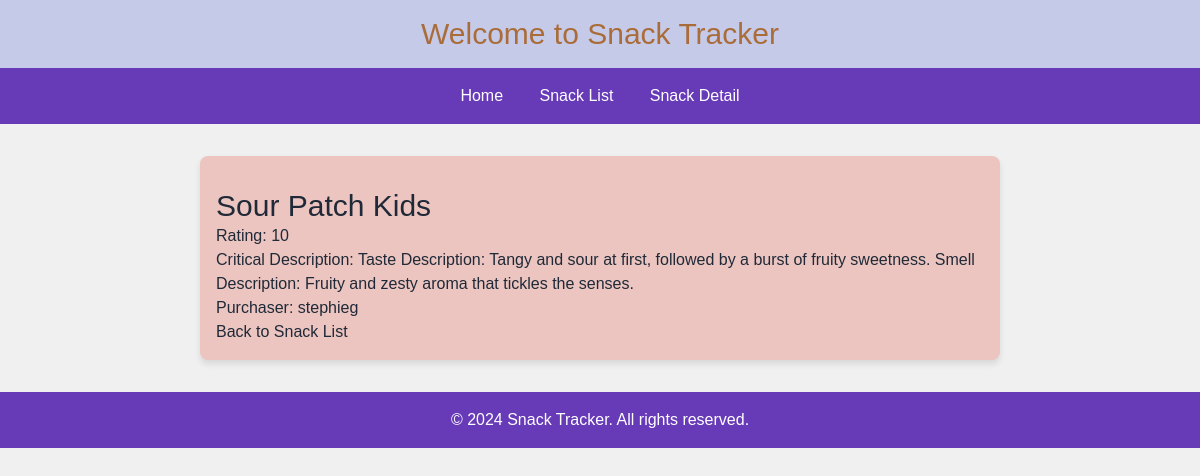
/snacks/2/, run on the app's committed database.
### snacks/models.py (models this page shows, shortened)
class Snack(models.Model):
    name = models.CharField(max_length=64)
    rating = models.IntegerField(default=0)
    critical_description = models.TextField()
    purchaser = models.ForeignKey(get_user_model(), on_delete=models.CASCADE)

### snacks/views.py (the view)
# urls.py: path('snacks/<int:pk>/', SnackDetailView.as_view(), name='snack_detail'),
class SnackDetailView(DetailView):
  template_name = 'snack_detail.html'
  model = Snack

### templates/snack_detail.html (shortened to what this page needs)
{% extends "base.html" %}
{% block content %}
  <div class="container mx-auto mt-4">
    <h1 class="text-3xl text-royalpurple">{{ snack.name }}</h1>
    <p class="text-gray-600">Rating: {{ snack.rating }}</p>
    <p class="text-gray-600">Critical Description: {{ snack.critical_description }}</p>
    <p class="text-gray-600">Purchaser: {{ snack.purchaser }}</p>
    <a href="{% url 'snack_list' %}" class="text-periwinkle hover:underline hover:text-maroon">Back to Snack List</a>
  </div>
{% endblock content %}

### templates/base.html (style rules this page uses)
body { font-family: 'Arial', sans-serif; background-color: #f0f0f0; color: #1f2937; margin: 0; padding: 0; }

### data on the page
Snack: name "Sour Patch Kids", rating "10", critical_description "Taste Description: Tangy and sour at first, followed by a burst of fruity sweetness. Smell Description: Fruity and zesty aroma that tickles the senses.", purchaser "stephieg"
